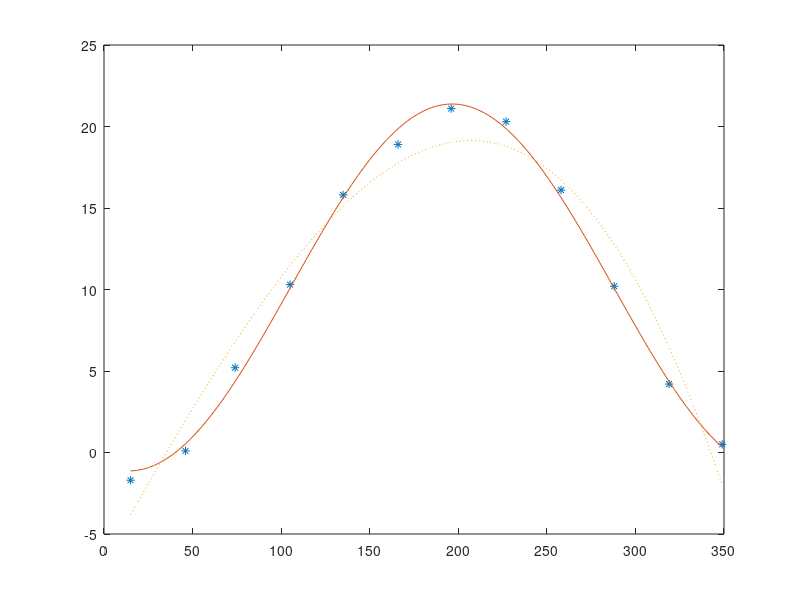

Recreate this plot in MATLAB.
t = [15 46 74 105 135 166 196 227 258 288 319 349]';
f = [-1.7 0.1 5.2 10.3 15.8 18.9 21.1 20.3 16.1 10.2 4.2 0.5]';
A=[ones(length(t),1),cos(2*pi*(t-14)/365)];
x=(A'*A)\(A'*f);
z=x(1)+x(2)*cos(2*pi*(200-14)/365)
a=polyfit(t,f,3)
b=polyval(a,200)

figure
plot(t,f,"*")
hold on
xx = linspace(min(t),max(t),100); 
y = x(1) + x(2)*cos(2*pi*(xx-14)/365);
plot(xx,y)

yy = polyval(a,xx);
plot(xx,yy, ':')
